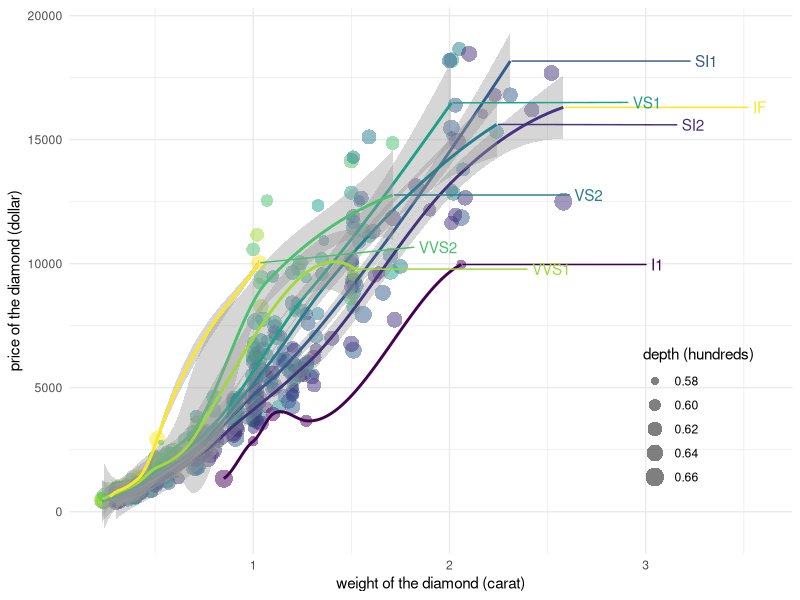
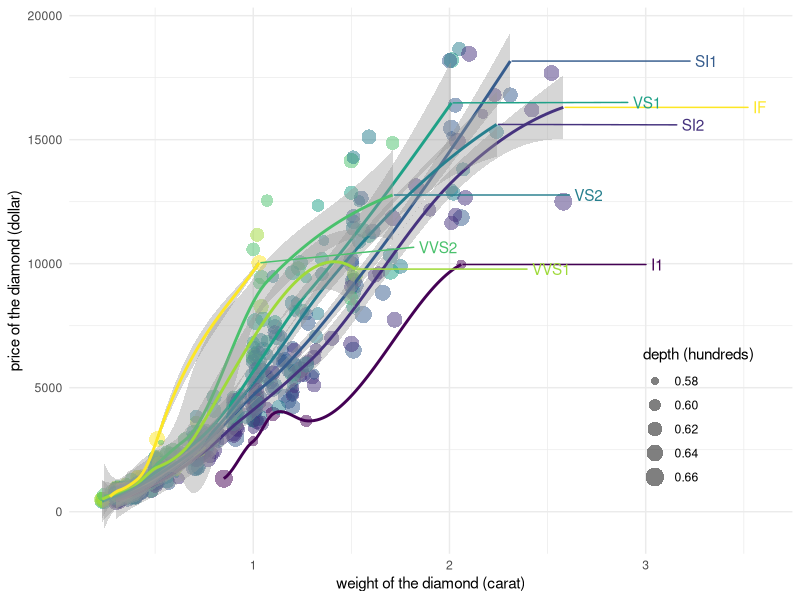

Recreate these plots in R, in order.
## ---- chunk 1
knitr::opts_chunk$set(fig.width=12, fig.height=8, fig.path='Figs/',
                      echo= TRUE, warning=FALSE, message=FALSE)
## ---- chunk 2
library(dplyr)
library(ggplot2)
data(diamonds)
head(diamonds)
set.seed(74)
small.diamonds <- diamonds[sample(nrow(diamonds),500),]
head(small.diamonds)

p_dp <- ggplot(data = small.diamonds, mapping = aes(x = carat, y = price, color = clarity))
p_dp <- p_dp + geom_point(aes(size = depth/100),alpha=.5,shape=16) + geom_smooth(method = "loess")
p_dp <- p_dp + theme_minimal() + xlab("weight of the diamond (carat)") + ylab("price of the diamond (dollar)") 
p_dp <- p_dp + theme(legend.position = c(0.87, 0.25))


line_ends <- ggplot_build(p_dp)$data[[2]] %>%
         group_by(colour) %>% 
         filter(x==max(x))
line_ends$clarity <- diamonds %>% pull(clarity) %>% unique() %>% as.character() %>% sort()

p_dp <- p_dp +  ggrepel::geom_label_repel(data = line_ends, 
                         aes(x = line_ends$x, 
                             y = line_ends$y, 
                             label = clarity), 
                         nudge_x = 1,
                         label.size=NA,
                         fill = alpha(c("white"),0))
p_dp <- p_dp + guides(size=guide_legend(title="depth (hundreds)"),
                      color="none")

## ---- chunk 3
pdf("Diamonds.pdf", heigh=8, width=12)
print(p_dp)
dev.off()
## ---- chunk 4
p_dp
